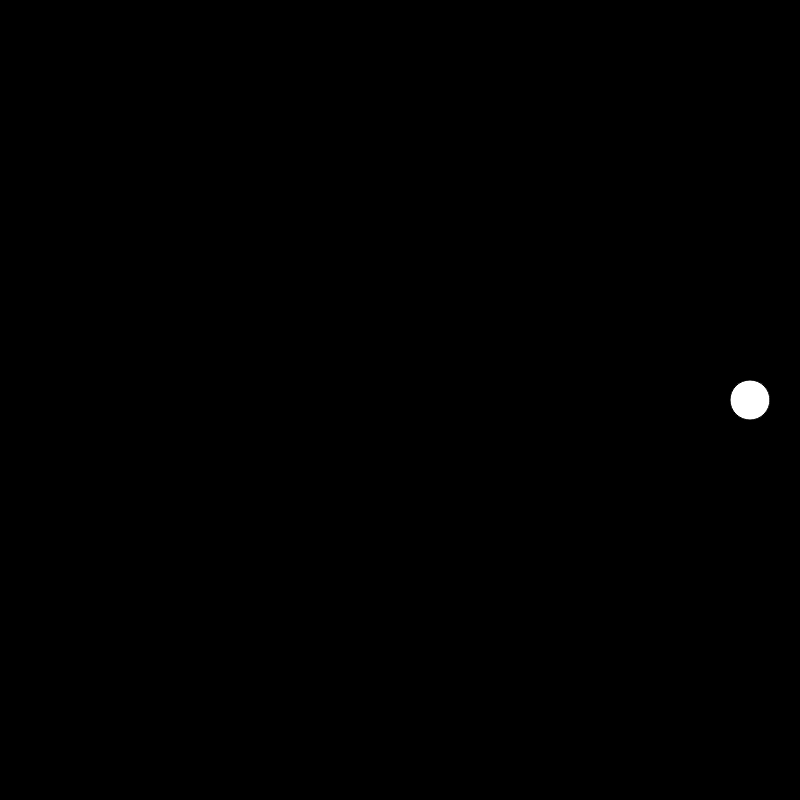
Frame 1 (no input)
Frame 60 (no input): identical to frame 1, image omitted
Frame 120 (the mouse pressed at the canvas centre since frame 60): identical to frame 1, image omitted

The p5.js sketch that drew this single still picture (run headless with seeded random() and noise() and a simulated clock; from frame 60 on, the mouse is pressed at the canvas centre):

// p5.js sketch
// ── sketch.js
var canvasX = 800;
var canvasY = 800;
var botRadius = 20;
var bots = [];
var dnaGene;

function getAim(){
    return createVector(canvasX - 50, canvasY / 2);
}

function getStart(){
    return createVector(50, canvasY / 2);
}


function setup(){
    createCanvas(canvasX, canvasY);
    for(var i = 0; i < 50; i++){
        bots[i] = new Bot(getStart().x, getStart().y, botRadius);
       // console.log(bots[i]);
    }
    dnaGene = new Gene(createVector(getAim().x, getAim().y));
}

function draw(){
    
    background(0);
    fill(255);
    ellipse(getAim().x, getAim().y, 40, 40);
    for(var d = bots.length - 1; d >= 0;d--){
        //bots[d].show();
        //bots[d].moveRand(dnaGene);
        console.log(bots[d]);
    }
}
// ── bot.js
function Bot(x, y, radius, dna){

    this.pos = createVector(x, y);
    this.r = radius;

    this.show = function(){
        fill(255);
        ellipse(this.pos.x, this.pos.y, radius, radius);
    }

    this.moveRand = function(DNA){
        this.pos.x = this.pos.x + DNA.getRandomVector().x
        this.pos.y = this.pos.y + DNA.getRandomVector().y
    }
    
}
// ── dna.js
function Gene(aim){

    this.getRandomVector = function(){
        return createVector(random(-30, 30), random(-30, 30));
    }

}
